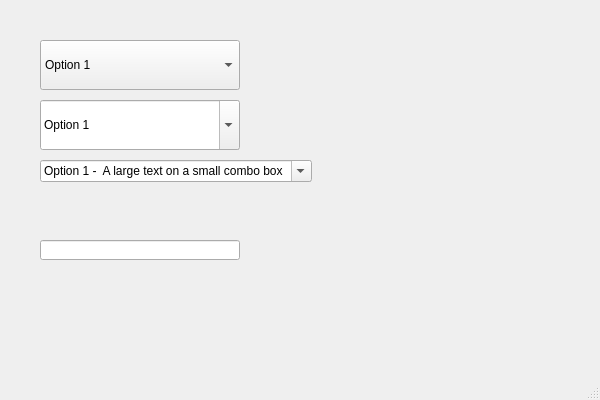
<?xml version="1.0" encoding="UTF-8"?>
<ui version="4.0">
 <class>main_window</class>
 <widget class="QMainWindow" name="main_window">
  <property name="geometry">
   <rect>
    <x>0</x>
    <y>0</y>
    <width>600</width>
    <height>400</height>
   </rect>
  </property>
  <property name="windowTitle">
   <string>Main Window</string>
  </property>
  <widget class="QWidget" name="central_widget">
   <widget class="QComboBox" name="combo_box_1">
    <property name="geometry">
     <rect>
      <x>40</x>
      <y>40</y>
      <width>200</width>
      <height>50</height>
     </rect>
    </property>
    <item>
     <property name="text">
      <string>Option 1</string>
     </property>
    </item>
    <item>
     <property name="text">
      <string>Option 2</string>
     </property>
    </item>
    <item>
     <property name="text">
      <string>Option 3</string>
     </property>
    </item>
   </widget>
   <widget class="QLineEdit" name="line_edit_1">
    <property name="geometry">
     <rect>
      <x>40</x>
      <y>240</y>
      <width>200</width>
      <height>20</height>
     </rect>
    </property>
   </widget>
   <widget class="QComboBox" name="combo_box_2">
    <property name="geometry">
     <rect>
      <x>40</x>
      <y>100</y>
      <width>200</width>
      <height>50</height>
     </rect>
    </property>
    <property name="editable">
     <bool>true</bool>
    </property>
    <property name="insertPolicy">
     <enum>QComboBox::InsertAtTop</enum>
    </property>
    <item>
     <property name="text">
      <string>Option 1</string>
     </property>
    </item>
    <item>
     <property name="text">
      <string>Option 2</string>
     </property>
    </item>
    <item>
     <property name="text">
      <string>Option 3</string>
     </property>
    </item>
   </widget>
   <widget class="QComboBox" name="combo_box_3">
    <property name="geometry">
     <rect>
      <x>40</x>
      <y>160</y>
      <width>200</width>
      <height>50</height>
     </rect>
    </property>
    <property name="editable">
     <bool>true</bool>
    </property>
    <property name="insertPolicy">
     <enum>QComboBox::InsertAtTop</enum>
    </property>
    <property name="sizeAdjustPolicy">
     <enum>QComboBox::AdjustToContents</enum>
    </property>
    <item>
     <property name="text">
      <string>Option 1 -  A large text on a small combo box </string>
     </property>
    </item>
    <item>
     <property name="text">
      <string>Option 2</string>
     </property>
    </item>
    <item>
     <property name="text">
      <string>Option 3</string>
     </property>
    </item>
   </widget>
  </widget>
  <widget class="QMenuBar" name="menu_bar">
   <property name="geometry">
    <rect>
     <x>0</x>
     <y>0</y>
     <width>600</width>
     <height>21</height>
    </rect>
   </property>
  </widget>
  <widget class="QStatusBar" name="status_bar"/>
 </widget>
 <resources/>
 <connections/>
</ui>
